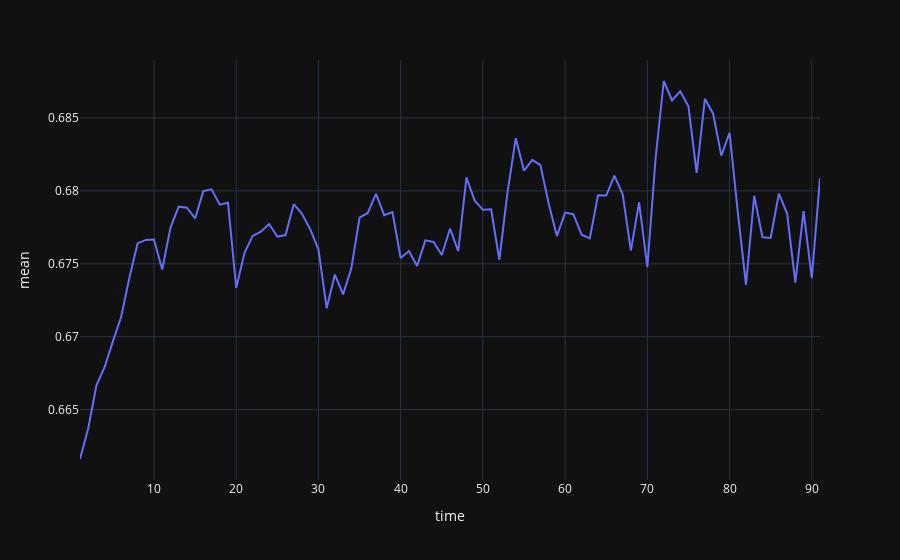

The cell this chart's notebook holds for it:
### Markdown cell above
Посмотрим зависимость правильности ответов от общего времени

### Code cell
result = ((train_q_quest.filter(
    # отрезаем выбросы выше 90-го перцентиля
    (pl.col('timestamp') < pl.col('timestamp').quantile(0.9)) &
    # отрезаем выбросы ниже относительно малого значения
    (pl.col('timestamp') > 300000000)
).group_by(
    # группируем данные по времени, сгладив результаты
    (pl.col('timestamp') // 250000000).alias('time'),
).agg(
    # для аггрегации возьмем среднее количество правильных ответов
    pl.col('answered_correctly').mean().alias('mean'),
# отсортируем по времени
)).sort('time')
          .collect(streaming=True))

# выведем линейный график
px.line(result, x='time', y='mean', )

### Figure 1 — Plotly figure (JSON) as saved in the notebook; plotly's stock layout.template omitted (floating-point values rounded to 4 significant figures)
{"data": [{"hovertemplate": "time=%{x}<br>mean=%{y}<extra></extra>", "legendgroup": "", "line": {"color": "#636efa", "dash": "solid"}, "marker": {"symbol": "circle"}, "mode": "lines", "name": "", "orientation": "v", "showlegend": false, "x": [1, 2, 3, 4, 5, 6, 7, 8, 9, 10, 11, 12, 13, 14, 15, 16, 17, 18, 19, 20, 21, 22, 23, 24, 25, 26, 27, 28, 29, 30, 31, 32, 33, 34, 35, 36, 37, 38, 39, 40, 41, 42, 43, 44, 45, 46, 47, 48, 49, 50, 51, 52, 53, 54, 55, 56, 57, 58, 59, 60, 61, 62, 63, 64, 65, 66, 67, 68, 69, 70, 71, 72, 73, 74, 75, 76, 77, 78, 79, 80, 81, 82, 83, 84, 85, 86, 87, 88, 89, 90, 91], "xaxis": "x", "y": [0.6616, 0.6637, 0.6667, 0.6679, 0.6697, 0.6714, 0.674, 0.6764, 0.6766, 0.6767, 0.6746, 0.6775, 0.6789, 0.6789, 0.6781, 0.68, 0.6801, 0.6791, 0.6792, 0.6733, 0.6757, 0.6769, 0.6772, 0.6777, 0.6769, 0.677, 0.6791, 0.6784, 0.6774, 0.676, 0.672, 0.6743, 0.6729, 0.6747, 0.6782, 0.6785, 0.6798, 0.6783, 0.6785, 0.6754, 0.6759, 0.6749, 0.6766, 0.6765, 0.6756, 0.6774, 0.6759, 0.6809, 0.6793, 0.6787, 0.6787, 0.6753, 0.6799, 0.6836, 0.6814, 0.6821, 0.6818, 0.6791, 0.6769, 0.6785, 0.6784, 0.677, 0.6767, 0.6797, 0.6797, 0.681, 0.6798, 0.6759, 0.6792, 0.6748, 0.6822, 0.6875, 0.6862, 0.6868, 0.6858, 0.6812, 0.6863, 0.6853, 0.6824, 0.684, 0.6786, 0.6736, 0.6797, 0.6768, 0.6768, 0.6798, 0.6784, 0.6737, 0.6786, 0.674, 0.6809], "yaxis": "y", "type": "scatter"}], "layout": {"xaxis": {"anchor": "y", "domain": [0, 1], "title": {"text": "time"}}, "yaxis": {"anchor": "x", "domain": [0, 1], "title": {"text": "mean"}}, "legend": {"tracegroupgap": 0}, "margin": {"t": 60}}}
